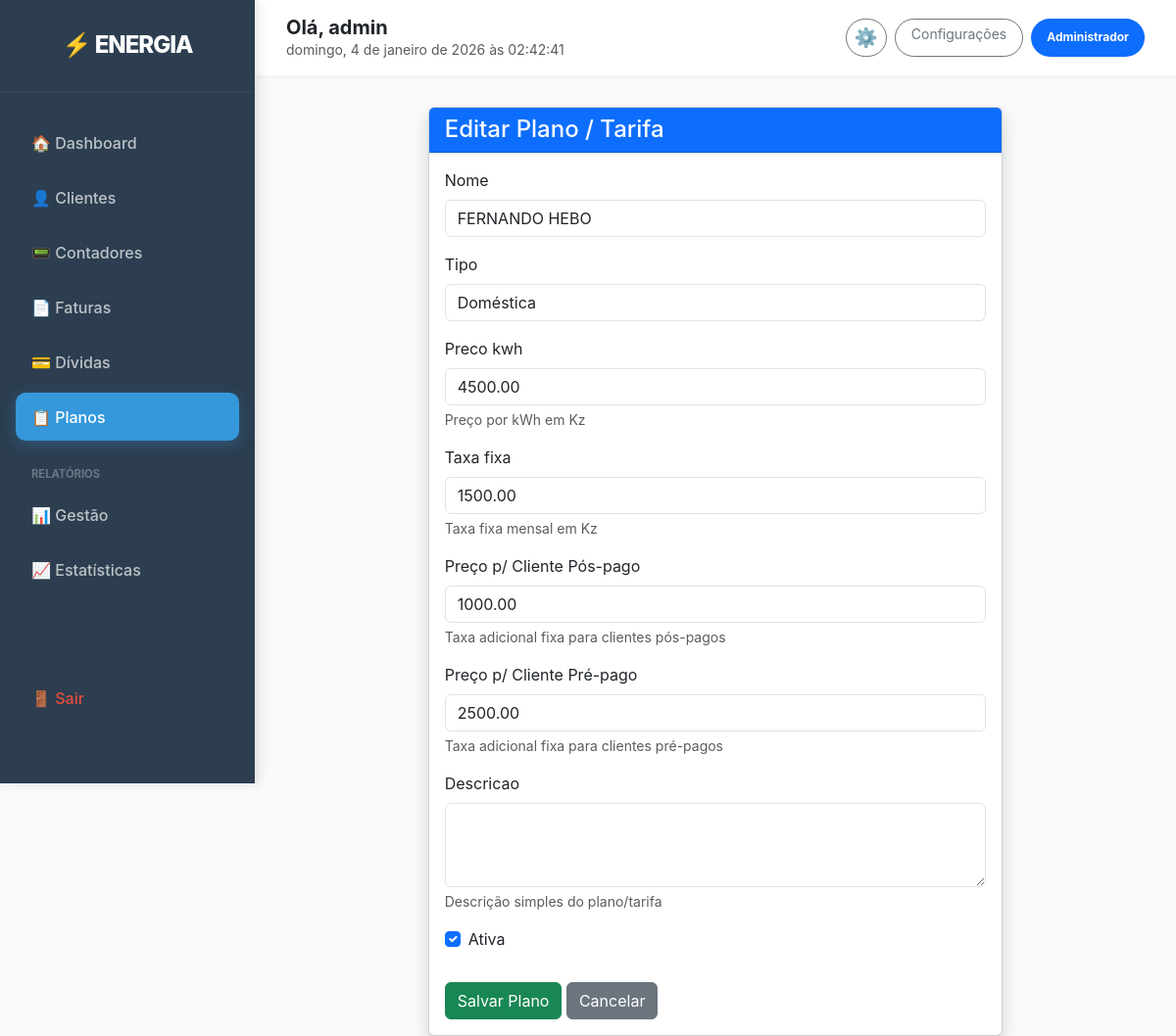
Page /pagamentos/tarifas/editar/1/ (signed in) on the committed database.
### clientes/models.py (models this page shows, shortened)
class Perfil(models.Model):
    TIPO_USUARIO_CHOICES = [
        ('ADMIN', 'Administrador'),
        ('OPERADOR', 'Operador'),
        ('FINANCEIRO', 'Financeiro'),
        ('CLIENTE', 'Cliente'),
    ]
    user = models.OneToOneField(User, on_delete=models.CASCADE, related_name='perfil')
    tipo_usuario = models.CharField(max_length=20, choices=TIPO_USUARIO_CHOICES, default='CLIENTE')
    telefone = models.CharField(max_length=15, blank=True, null=True)

### pagamentos/tarifa_models.py (models this page shows, shortened)
class Tarifa(models.Model):
    TIPO_TARIFA_CHOICES = [
        ('DOMESTICA', 'Doméstica'),
        ('COMERCIAL', 'Comercial'),
        ('INDUSTRIAL', 'Industrial'),
    ]
    nome = models.CharField(max_length=100)
    tipo = models.CharField(max_length=20, choices=TIPO_TARIFA_CHOICES, default='DOMESTICA')
    preco_kwh = models.DecimalField(max_digits=10, decimal_places=2, help_text="Preço por kWh em Kz")
    taxa_fixa = models.DecimalField(max_digits=10, decimal_places=2, default=0.00, help_text="Taxa fixa mensal em Kz")
    preco_cliente_pos = models.DecimalField(max_digits=10, decimal_places=2, default=0.00, verbose_name="Preço p/ Cliente Pós-pago", help_text="Taxa adicional fixa para clientes pós-pagos")
    preco_cliente_pre = models.DecimalField(max_digits=10, decimal_places=2, default=0.00, verbose_name="Preço p/ Cliente Pré-pago", help_text="Taxa adicional fixa para clientes pré-pagos")
    descricao = models.TextField(blank=True, null=True, help_text="Descrição simples do plano/tarifa")
    ativa = models.BooleanField(default=True)
    data_criacao = models.DateTimeField(auto_now_add=True)
    class Meta:
        verbose_name = 'Plano de Tarifa'
        verbose_name_plural = 'Planos de Tarifas'

### pagamentos/views.py (the view)
# urls.py: path('tarifas/editar/<int:pk>/', views.tarifa_update, name='tarifa_update'),
@login_required
def tarifa_update(request, pk):
    tarifa = get_object_or_404(Tarifa, pk=pk)
    if request.method == 'POST':
        form = TarifaForm(request.POST, instance=tarifa)
        if form.is_valid():
            form.save()
            return redirect('tarifa_list')
    else:
        form = TarifaForm(instance=tarifa)
    return render(request, 'pagamentos/tarifa_form.html', {'form': form})

### pagamentos/forms.py
class TarifaForm(forms.ModelForm):
    class Meta:
        model = Tarifa
        fields = ['nome', 'tipo', 'preco_kwh', 'taxa_fixa', 'preco_cliente_pos', 'preco_cliente_pre', 'descricao', 'ativa']
        widgets = {
            'nome': forms.TextInput(attrs={'class': 'form-control'}),
            'tipo': forms.Select(attrs={'class': 'form-control'}),
            'preco_kwh': forms.NumberInput(attrs={'class': 'form-control', 'step': '0.01'}),
            'taxa_fixa': forms.NumberInput(attrs={'class': 'form-control', 'step': '0.01'}),
            'preco_cliente_pos': forms.NumberInput(attrs={'class': 'form-control', 'step': '0.01'}),
            'preco_cliente_pre': forms.NumberInput(attrs={'class': 'form-control', 'step': '0.01'}),
            'descricao': forms.Textarea(attrs={'class': 'form-control', 'rows': 3}),
            'ativa': forms.CheckboxInput(attrs={'class': 'form-check-input'}),
        }

### templates/pagamentos/tarifa_form.html (shortened to what this page needs)
{% extends 'base.html' %}
{% block content %}
<div class="row justify-content-center">
    <div class="col-md-8">
        <div class="card shadow">
            <div class="card-header bg-primary text-white">
                <h4 class="mb-0">{% if form.instance.pk %}Editar{% else %}Novo{% endif %} Plano / Tarifa</h4>
            </div>
            <div class="card-body">
                <form method="post">
                    {% for field in form %}
                    <div class="mb-3 {% if field.name == 'ativa' %}form-check{% endif %}">
                        <label for="{{ field.id_for_label }}" class="form-label">{{ field.label }}</label>
                        {{ field }}
                        {% if field.help_text %}
                        <div class="form-text">{{ field.help_text }}</div>
                        {% endif %}
                    </div>
                    {% endfor %}
                    <div class="mt-4">
                        <button type="submit" class="btn btn-success">Salvar Plano</button>
                        <a href="{% url 'tarifa_list' %}" class="btn btn-secondary">Cancelar</a>
                    </div>
                </form>
            </div>
        </div>
    </div>
</div>
{% endblock %}

### templates/base.html (shortened to what this page needs)
<!DOCTYPE html>
<html lang="pt">
<head>
    <link href="https://cdn.jsdelivr.net/npm/bootstrap@5.3.0/dist/css/bootstrap.min.css" rel="stylesheet">
    <link rel="stylesheet" href="https://cdnjs.cloudflare.com/ajax/libs/animate.css/4.1.1/animate.min.css"/>
</head>
<body>
    {% if user.is_authenticated %}
    <aside class="sidebar is-authenticated" id="sidebar">
        <div class="sidebar-header">
            <a href="{% url 'dashboard' %}" style="text-decoration: none;">
                <h4>⚡ ENERGIA</h4>
            </a>
        </div>
        <ul class="nav-menu">
            <li class="nav-item-side">
                <a href="{% url 'dashboard' %}" class="nav-link-side {% if request.resolver_match.url_name == 'dashboard' %}active{% endif %}">
                    🏠 Dashboard
                </a>
            </li>
            {% if user.perfil.tipo_usuario != 'CLIENTE' %}
                <li class="nav-item-side">
                    <a href="{% url 'cliente_list' %}" class="nav-link-side {% if 'cliente' in request.path %}active{% endif %}">
                        👤 Clientes
                    </a>
                </li>
                <li class="nav-item-side">
                    <a href="{% url 'contador_list' %}" class="nav-link-side {% if 'contador' in request.path %}active{% endif %}">
                        📟 Contadores
                    </a>
                </li>
                <li class="nav-item-side">
                    <a href="{% url 'fatura_list' %}" class="nav-link-side {% if 'fatura' in request.path %}active{% endif %}">
                        📄 Faturas
                    </a>
                </li>
                <li class="nav-item-side">
                    <a href="{% url 'controlo_divida' %}" class="nav-link-side {% if 'divida' in request.path %}active{% endif %}">
                        💳 Dívidas
                    </a>
                </li>
                <li class="nav-item-side">
                    <a href="{% url 'tarifa_list' %}" class="nav-link-side {% if 'tarifa' in request.path %}active{% endif %}">
                        📋 Planos
                    </a>
                </li>
                {% if user.is_staff or user.perfil.tipo_usuario == 'ADMIN' or user.perfil.tipo_usuario == 'FINANCEIRO' %}
                    <li class="nav-item-side mt-3 mb-1">
                        <small class="text-uppercase px-3 fw-bold" style="font-size: 0.7rem; color: rgba(255,255,255,0.3);">Relatórios</small>
                    </li>
                    <li class="nav-item-side">
                        <a href="{% url 'relatorio_list' %}" class="nav-link-side {% if 'relatorio' in request.path %}active{% endif %}">
                            📊 Gestão
                        </a>
                    </li>
                    <li class="nav-item-side">
                        <a href="{% url 'estatisticas_gerais' %}" class="nav-link-side {% if 'estatisticas' in request.path %}active{% endif %}">
                            📈 Estatísticas
                        </a>
                    </li>
                {% endif %}
            {% endif %}
            <li class="nav-item-side logout-link">
                <button type="button" class="nav-link-side border-0 bg-transparent w-100 text-start" style="color: inherit;" data-bs-toggle="modal" data-bs-target="#logoutModal">
                    🚪 Sair
                </button>
            </li>
        </ul>
    </aside>
    {% endif %}
    <main class="{% if user.is_authenticated %}main-content{% endif %}">
        {% if user.is_authenticated %}
        <div class="top-bar">
            <div class="d-flex align-items-center">
                <div class="d-flex flex-column">
                    <h5 class="mb-0 fw-bold">Olá, {{ user.username }}</h5>
                    <small class="text-muted" id="realTimeClock"></small>
                </div>
            </div>
            <div class="d-flex gap-2">
                <a href="{% url 'perfil_edit' %}" class="btn btn-sm btn-outline-secondary rounded-pill px-2 d-flex align-items-center justify-content-center" title="Editar Perfil">
                    <span style="font-size: 1.2rem;">⚙️</span>
                </a>
                <a href="/admin/" class="btn btn-sm btn-outline-secondary rounded-pill px-3">Configurações</a>
                <span class="badge bg-primary rounded-pill d-flex align-items-center px-3">{{ user.perfil.get_tipo_usuario_display }}</span>
            </div>
        </div>
        {% endif %}
        <div class="{% if user.is_authenticated %}container-fluid px-4{% else %}container-fluid p-0{% endif %}">
            {% block content %}{% endblock %}
        </div>
    </main>
</body>
</html>

### templates/base.html (style rules this page uses)
:root { --sidebar-width: 260px; --primary-blue: #2c3e50; --accent-blue: #3498db; --hover-bg: #34495e; --text-muted: #bdc3c7; --bg-body: #f8f9fa; }
body { background-color: var(--bg-body); font-family: 'Inter', system-ui, sans-serif; min-height: 100vh; margin: 0; }
.sidebar { width: var(--sidebar-width); height: 100vh; position: fixed; left: -260px; top: 0; background: var(--primary-blue); color: white; transition: all 0.3s; z-index: 1000; box-shadow: 4px 0 10px rgba(0,0,0,0.1); }
.sidebar.is-authenticated { left: 0; }
.sidebar-header { padding: 2rem 1.5rem; border-bottom: 1px solid rgba(255,255,255,0.05); text-align: center; }
.sidebar-header h4 { font-weight: 800; letter-spacing: -1px; margin: 0; color: white; text-decoration: none; }
.nav-menu { padding: 1.5rem 0; list-style: none; margin: 0; height: calc(100vh - 100px); display: flex; flex-direction: column; }
.nav-item-side { margin: 0.2rem 1rem; }
.nav-link-side { color: var(--text-muted); text-decoration: none; display: flex; align-items: center; padding: 0.8rem 1rem; border-radius: 10px; transition: all 0.2s; font-weight: 500; gap: 12px; }
.nav-link-side.active { background: var(--accent-blue); color: white; box-shadow: 0 4px 15px rgba(52, 152, 219, 0.3); }
.main-content { margin-left: var(--sidebar-width); padding: 0; transition: all 0.3s; }
.top-bar { background: white; padding: 1rem 2rem; margin-bottom: 2rem; display: flex; justify-content: space-between; align-items: center; box-shadow: 0 2px 10px rgba(0,0,0,0.03); }
.logout-link { color: #e74c3c !important; margin-top: auto; margin-bottom: 2rem; }

### rows in the picture
Tarifa: form "FERNANDO HEBO" "Doméstica" "4500.00" "1500.00" "1000.00" "2500.00" "☑"

### other values in the picture
{{ user.username }} "admin"
{{ user.perfil.get_tipo_usuario_display }} "Administrador"
{{ field.label }} "Nome" "Tipo" "Preco kwh" "Taxa fixa" "Preço p/ Cliente Pós-pago" "Preço p/ Cliente Pré-pago" "Descricao" "Ativa"
{{ field.help_text }} "Preço por kWh em Kz" "Taxa fixa mensal em Kz" "Taxa adicional fixa para clientes pós-pagos" "Taxa adicional fixa para clientes pré-pagos" "Descrição simples do plano/tarifa"
